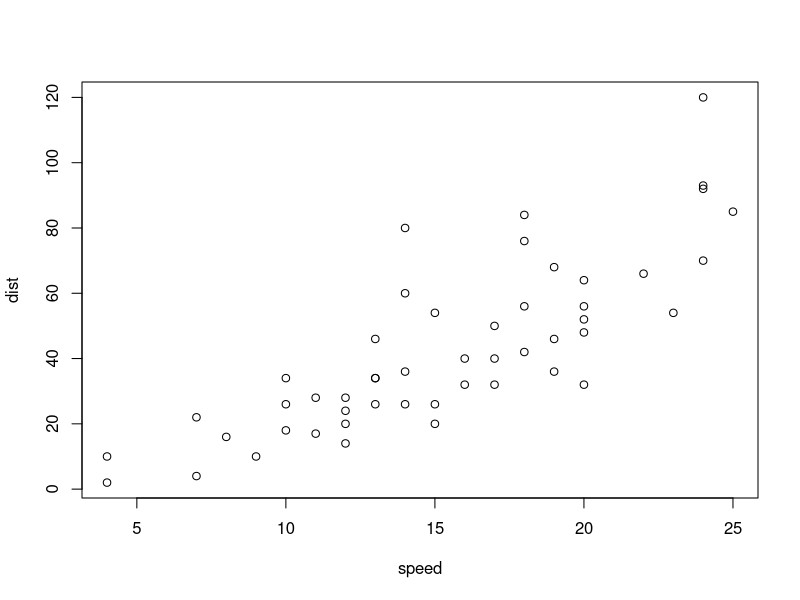
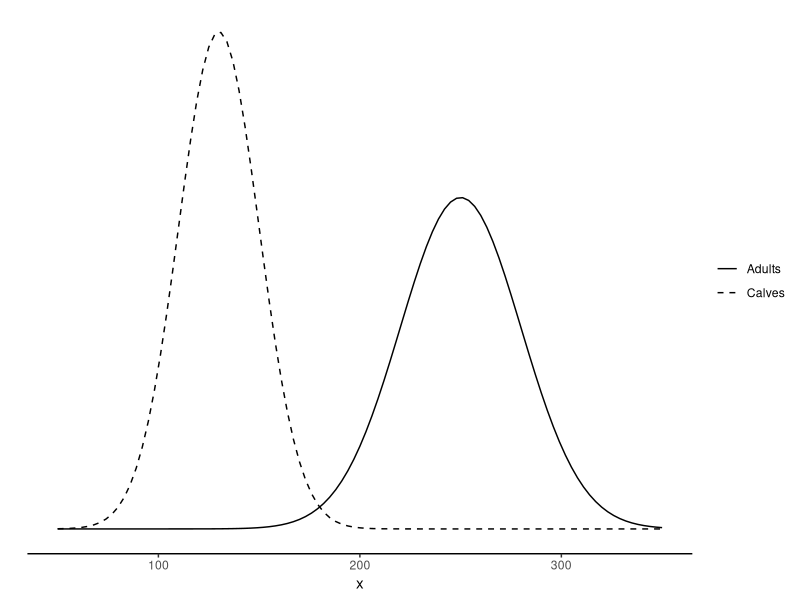

These charts were generated, in order, by the following R code: (Note: this script raises an error after producing the figures.)
## ---- chunk 1
knitr::opts_chunk$set(echo = TRUE, eval=FALSE)
## ---- chunk 2
data.frame(Kalb =c(1,2,3,5,3),
    Geschlecht =c("M","F","F","M","M"),
    Vater =c(1,3,1,4,3),
    Mutter =c(NA,2,2,5,6),
    WWG =c(4.5,2.9,3.9,3.5,5.0))
## ---- chunk 3
plot(cars)
## ---- chunk 4
library(ggplot2)
p1 <- ggplot(data = data.frame(x = c(50, 350)), aes(x)) +
  stat_function(fun = dnorm, n = 101, args = list(mean = 250, sd = 30),aes(linetype="Adults")) + ylab("") +
  stat_function(fun = dnorm, n = 101, args = list(mean = 130, sd = 20),aes(linetype="Calves"))+
  scale_linetype_manual(values=c("solid","dashed"), guide = guide_legend(title=NULL))+
  scale_y_continuous(breaks = NULL)+
  theme_classic()
p1
## ---- chunk 5
library(knitr)
library(kableExtra)
x<-data.frame(c("CC","CF", "CW"), c(0.5, -0.05, 0.52), c(-0.17, 0.73,-0.20), c(0.29,0.09,0.63))
colnames(x) <- c("","CC","CF", "CW")
kable(x, booktabs=T, caption="calves genetic variance-covariance matrix") %>%
kable_styling(latex_options=c("hold_position")) %>%
  add_header_above(c("","w"=2,"d"= 1))
## ---- chunk 6
x<-data.frame(class = c("C", "H", "T", "A", "X"), profile=c("very convex", "convex", "linear", "concave", "very concave"), description=c("leg: accentedly wide; back: accentedly wide and full; shoulder: accentedly pronounced","leg: wide; back: wide and full; shoulder: pronounced", "leg: well developed, quite wide; back: average large; shoulder: accentedly pronounced", "leg: moderateley developed, slim, hollow; back: moderateley developed til slim ; shoulder: flat", "leg: poorly developed, very slim, very hollow; back: slim, thin, pointy wither; shoulder: flat, hollow"))
kable(x, booktabs=T, caption="Description and carcass profile of carcass donformation classes") %>%
kable_styling(latex_options=c("hold_position"), full_width =T) %>%
column_spec(3, width="8cm")
  
## ---- chunk 7

library(knitr)

include_graphics("juhu.pdf", auto_pdf = T)

## ---- chunk 8
sg<-data.frame(p=c("sCC","sCF", "sCW"), sCC=c(0.4013, -0.00655, 0.03387), sCF=c( -0.00655, 0.13028,0.01322), sCW=c(0.03387,0.01322,0.01947))
colnames(sg) <- c(" ","sCC","sCF", "sCW")
kable(sg)
